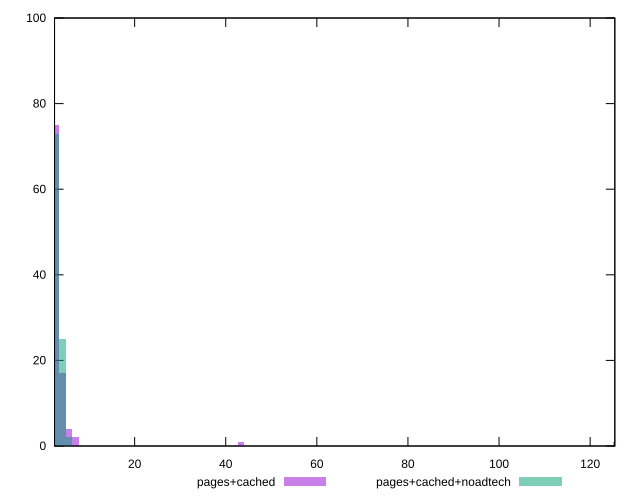

This figure's gnuplot source:
reset

$pagesCached <<EOF
125.65982375535009 1
6.981101319741672 2
5.584881055793337 4
2.7924405278966686 75
43.28282818239836 1
4.1886607918450025 17
EOF

$pagesCachedNoadtech <<EOF
4.1886607918450025 25
2.7924405278966686 73
5.584881055793337 2
EOF

set key outside below
set boxwidth 1.3962202639483343
set xrange [2.4120000000000004:125.41699999999999]
set yrange [0:100]
set trange [0:100]
set style fill transparent solid 0.5 noborder
set terminal svg size 640, 500 enhanced background rgb 'white'
set output "report_00021_2021-02-20T09:16:39.615Z/server-response-time/comparison/histogram/1_vs_2.svg"

plot $pagesCached title "pages+cached" with boxes, \
     $pagesCachedNoadtech title "pages+cached+noadtech" with boxes

reset
